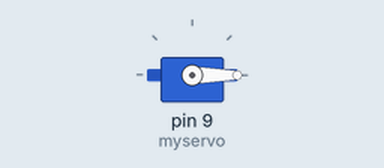
A sketch run on a simulated Arduino Uno, built with avr-gcc and run on an emulated ATmega328P. Shown: servo.

Above: at 0.1 s.
At 8.1 s:
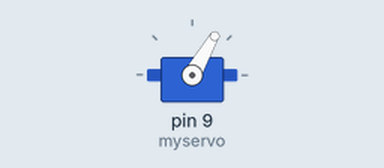
At 18.1 s:
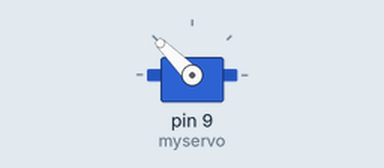
At 38.1 s:
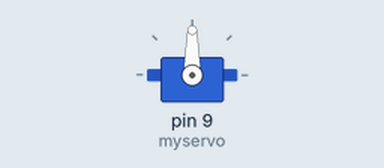
Timing chart, 0 to 39.6 s (numbered marks = the images above):
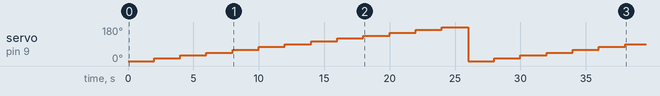

Measured:
- by itself, servo on pin 9 (myservo): 0° → 15° at 2.0 s, → 30° 2.0 s later, → 45° 2.0 s later, → 60° 2.0 s later, … (19 changes in this stretch)

The sketch:

TEST_MOTORSERVO.ino
```cpp
#include <Servo.h> //library servo

Servo myservo; // membuat variabel servo untuk dikendalikan
int pos = 0; // deklarasi variabel untuk posisi sudut

void setup()

{

 myservo.attach(9); //deklarasi servo pada pin 9

}

void loop()

{

  myservo.write(0);
  delay(2000);
  myservo.write(15);
  delay(2000);
  myservo.write(30);
  delay(2000);
  myservo.write(45);
  delay(2000);
  myservo.write(60);
  delay(2000);
  myservo.write(75);
  delay(2000);
  myservo.write(90);
  delay(2000);
  myservo.write(105);
  delay(2000);
  myservo.write(120);
  delay(2000);
  myservo.write(135);
  delay(2000);
  myservo.write(150);
  delay(2000);
  myservo.write(165);
  delay(2000);
  myservo.write(180);
  delay(2000);
}
```
